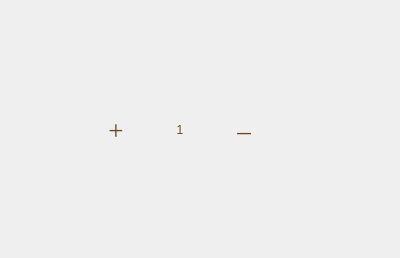
<?xml version="1.0" encoding="UTF-8"?>
<ui version="4.0">
 <class>Form</class>
 <widget class="QWidget" name="Form">
  <property name="geometry">
   <rect>
    <x>0</x>
    <y>0</y>
    <width>400</width>
    <height>258</height>
   </rect>
  </property>
  <property name="windowTitle">
   <string>Form</string>
  </property>
  <widget class="QWidget" name="horizontalLayoutWidget">
   <property name="geometry">
    <rect>
     <x>100</x>
     <y>90</y>
     <width>160</width>
     <height>80</height>
    </rect>
   </property>
   <layout class="QHBoxLayout" name="horizontalLayout">
    <item>
     <widget class="QPushButton" name="addCount_button">
      <property name="minimumSize">
       <size>
        <width>32</width>
        <height>32</height>
       </size>
      </property>
      <property name="maximumSize">
       <size>
        <width>32</width>
        <height>32</height>
       </size>
      </property>
      <property name="font">
       <font>
        <family>Times New Roman</family>
        <pointsize>20</pointsize>
        <weight>9</weight>
        <italic>false</italic>
        <bold>false</bold>
       </font>
      </property>
      <property name="styleSheet">
       <string notr="true">QPushButton{
	color:  #6E491E;
	border: none;
	font: 75 20pt &quot;Times New Roman&quot;;
}
QPushButton:pressed {
color:  #B57F3E;
}

</string>
      </property>
      <property name="text">
       <string>+</string>
      </property>
     </widget>
    </item>
    <item>
     <widget class="QLabel" name="count_label">
      <property name="styleSheet">
       <string notr="true">color:  #6E491E;
font: 75 14pt &quot;Times New Roman&quot;;

</string>
      </property>
      <property name="text">
       <string>1</string>
      </property>
      <property name="alignment">
       <set>Qt::AlignCenter</set>
      </property>
     </widget>
    </item>
    <item>
     <widget class="QPushButton" name="delCount_button">
      <property name="minimumSize">
       <size>
        <width>32</width>
        <height>32</height>
       </size>
      </property>
      <property name="maximumSize">
       <size>
        <width>32</width>
        <height>32</height>
       </size>
      </property>
      <property name="font">
       <font>
        <family>Times New Roman</family>
        <pointsize>20</pointsize>
        <weight>9</weight>
        <italic>false</italic>
        <bold>false</bold>
       </font>
      </property>
      <property name="styleSheet">
       <string notr="true">QPushButton{
	color:  #6E491E;
	border: none;
	font: 75 20pt &quot;Times New Roman&quot;;
}

QPushButton:pressed {
color:  #B57F3E;
}
</string>
      </property>
      <property name="text">
       <string>–</string>
      </property>
     </widget>
    </item>
   </layout>
  </widget>
 </widget>
 <resources/>
 <connections/>
</ui>
